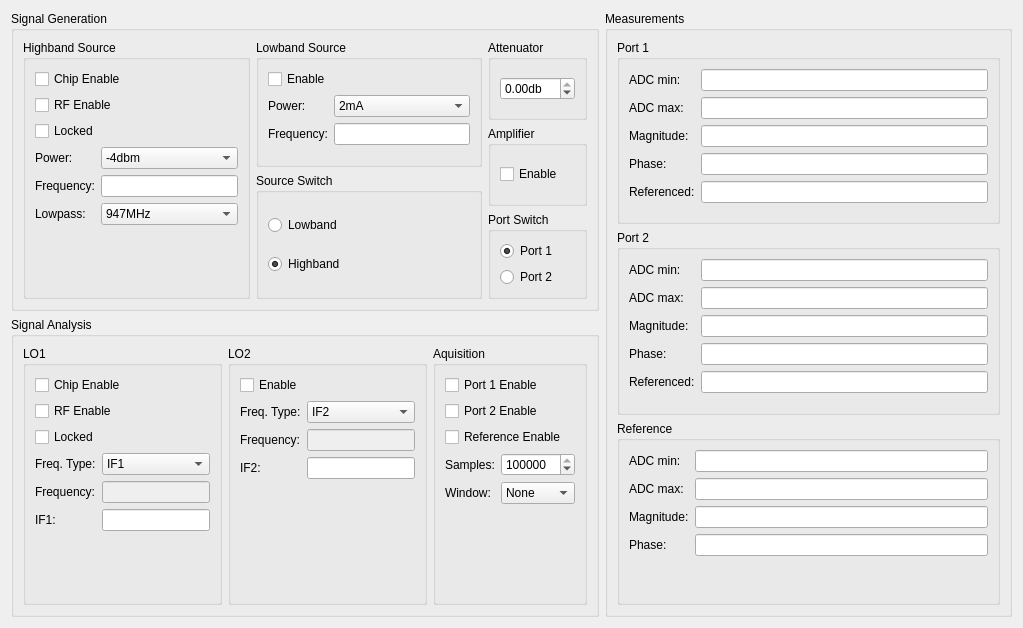
<?xml version="1.0" encoding="UTF-8"?>
<ui version="4.0">
 <class>ManualControlDialog</class>
 <widget class="QDialog" name="ManualControlDialog">
  <property name="windowModality">
   <enum>Qt::ApplicationModal</enum>
  </property>
  <property name="geometry">
   <rect>
    <x>0</x>
    <y>0</y>
    <width>1023</width>
    <height>628</height>
   </rect>
  </property>
  <property name="windowTitle">
   <string>Manual System Control</string>
  </property>
  <layout class="QHBoxLayout" name="horizontalLayout_4">
   <item>
    <layout class="QVBoxLayout" name="verticalLayout_15">
     <item>
      <widget class="QGroupBox" name="groupBox_10">
       <property name="title">
        <string>Signal Generation</string>
       </property>
       <layout class="QVBoxLayout" name="verticalLayout_14">
        <item>
         <layout class="QHBoxLayout" name="horizontalLayout_3">
          <item>
           <layout class="QHBoxLayout" name="horizontalLayout_2">
            <item>
             <widget class="QGroupBox" name="groupBox">
              <property name="title">
               <string>Highband Source</string>
              </property>
              <layout class="QVBoxLayout" name="verticalLayout_10">
               <item>
                <widget class="QCheckBox" name="SourceCE">
                 <property name="text">
                  <string>Chip Enable</string>
                 </property>
                </widget>
               </item>
               <item>
                <widget class="QCheckBox" name="SourceRFEN">
                 <property name="text">
                  <string>RF Enable</string>
                 </property>
                </widget>
               </item>
               <item>
                <widget class="QCheckBox" name="SourceLocked">
                 <property name="enabled">
                  <bool>true</bool>
                 </property>
                 <property name="text">
                  <string>Locked</string>
                 </property>
                </widget>
               </item>
               <item>
                <layout class="QFormLayout" name="formLayout">
                 <item row="0" column="0">
                  <widget class="QLabel" name="label">
                   <property name="text">
                    <string>Power:</string>
                   </property>
                  </widget>
                 </item>
                 <item row="0" column="1">
                  <widget class="QComboBox" name="SourceHighPower">
                   <item>
                    <property name="text">
                     <string>-4dbm</string>
                    </property>
                   </item>
                   <item>
                    <property name="text">
                     <string>-1dbm</string>
                    </property>
                   </item>
                   <item>
                    <property name="text">
                     <string>+2dbm</string>
                    </property>
                   </item>
                   <item>
                    <property name="text">
                     <string>+5dbm</string>
                    </property>
                   </item>
                  </widget>
                 </item>
                 <item row="1" column="0">
                  <widget class="QLabel" name="label_2">
                   <property name="text">
                    <string>Frequency:</string>
                   </property>
                  </widget>
                 </item>
                 <item row="1" column="1">
                  <widget class="SIUnitEdit" name="SourceHighFrequency"/>
                 </item>
                 <item row="2" column="0">
                  <widget class="QLabel" name="label_3">
                   <property name="text">
                    <string>Lowpass:</string>
                   </property>
                  </widget>
                 </item>
                 <item row="2" column="1">
                  <widget class="QComboBox" name="SourceLowpass">
                   <item>
                    <property name="text">
                     <string>947MHz</string>
                    </property>
                   </item>
                   <item>
                    <property name="text">
                     <string>1880MHz</string>
                    </property>
                   </item>
                   <item>
                    <property name="text">
                     <string>3500MHz</string>
                    </property>
                   </item>
                   <item>
                    <property name="text">
                     <string>None</string>
                    </property>
                   </item>
                  </widget>
                 </item>
                </layout>
               </item>
              </layout>
             </widget>
            </item>
            <item>
             <layout class="QVBoxLayout" name="verticalLayout_7">
              <item>
               <widget class="QGroupBox" name="groupBox_2">
                <property name="title">
                 <string>Lowband Source</string>
                </property>
                <layout class="QVBoxLayout" name="verticalLayout_2">
                 <item>
                  <layout class="QVBoxLayout" name="verticalLayout">
                   <item>
                    <widget class="QCheckBox" name="SourceLowEnable">
                     <property name="text">
                      <string>Enable</string>
                     </property>
                    </widget>
                   </item>
                   <item>
                    <layout class="QFormLayout" name="formLayout_2">
                     <item row="0" column="0">
                      <widget class="QLabel" name="label_4">
                       <property name="text">
                        <string>Power:</string>
                       </property>
                      </widget>
                     </item>
                     <item row="0" column="1">
                      <widget class="QComboBox" name="SourceLowPower">
                       <item>
                        <property name="text">
                         <string>2mA</string>
                        </property>
                       </item>
                       <item>
                        <property name="text">
                         <string>4mA</string>
                        </property>
                       </item>
                       <item>
                        <property name="text">
                         <string>6mA</string>
                        </property>
                       </item>
                       <item>
                        <property name="text">
                         <string>8mA</string>
                        </property>
                       </item>
                      </widget>
                     </item>
                     <item row="1" column="0">
                      <widget class="QLabel" name="label_5">
                       <property name="text">
                        <string>Frequency:</string>
                       </property>
                      </widget>
                     </item>
                     <item row="1" column="1">
                      <widget class="SIUnitEdit" name="SourceLowFrequency"/>
                     </item>
                    </layout>
                   </item>
                  </layout>
                 </item>
                </layout>
               </widget>
              </item>
              <item>
               <widget class="QGroupBox" name="groupBox_3">
                <property name="title">
                 <string>Source Switch</string>
                </property>
                <layout class="QVBoxLayout" name="verticalLayout_3">
                 <item>
                  <widget class="QRadioButton" name="SwitchLowband">
                   <property name="text">
                    <string>Lowband</string>
                   </property>
                   <attribute name="buttonGroup">
                    <string notr="true">SourceSwitchGroup</string>
                   </attribute>
                  </widget>
                 </item>
                 <item>
                  <widget class="QRadioButton" name="SwitchHighband">
                   <property name="text">
                    <string>Highband</string>
                   </property>
                   <property name="checked">
                    <bool>true</bool>
                   </property>
                   <attribute name="buttonGroup">
                    <string notr="true">SourceSwitchGroup</string>
                   </attribute>
                  </widget>
                 </item>
                </layout>
               </widget>
              </item>
             </layout>
            </item>
           </layout>
          </item>
          <item>
           <layout class="QVBoxLayout" name="verticalLayout_12">
            <item>
             <widget class="QGroupBox" name="groupBox_4">
              <property name="title">
               <string>Attenuator</string>
              </property>
              <layout class="QVBoxLayout" name="verticalLayout_4">
               <item>
                <widget class="QDoubleSpinBox" name="Attenuator">
                 <property name="suffix">
                  <string>db</string>
                 </property>
                 <property name="minimum">
                  <double>-31.750000000000000</double>
                 </property>
                 <property name="maximum">
                  <double>0.000000000000000</double>
                 </property>
                 <property name="singleStep">
                  <double>0.250000000000000</double>
                 </property>
                </widget>
               </item>
              </layout>
             </widget>
            </item>
            <item>
             <widget class="QGroupBox" name="groupBox_5">
              <property name="title">
               <string>Amplifier</string>
              </property>
              <layout class="QVBoxLayout" name="verticalLayout_11">
               <item>
                <widget class="QCheckBox" name="AmplifierEnable">
                 <property name="text">
                  <string>Enable</string>
                 </property>
                 <property name="checked">
                  <bool>false</bool>
                 </property>
                </widget>
               </item>
              </layout>
             </widget>
            </item>
            <item>
             <widget class="QGroupBox" name="groupBox_6">
              <property name="title">
               <string>Port Switch</string>
              </property>
              <layout class="QVBoxLayout" name="verticalLayout_5">
               <item>
                <widget class="QRadioButton" name="Port1Switch">
                 <property name="text">
                  <string>Port 1</string>
                 </property>
                 <property name="checked">
                  <bool>true</bool>
                 </property>
                 <attribute name="buttonGroup">
                  <string notr="true">PortSwitchGroup</string>
                 </attribute>
                </widget>
               </item>
               <item>
                <widget class="QRadioButton" name="Port2Switch">
                 <property name="text">
                  <string>Port 2</string>
                 </property>
                 <attribute name="buttonGroup">
                  <string notr="true">PortSwitchGroup</string>
                 </attribute>
                </widget>
               </item>
              </layout>
             </widget>
            </item>
           </layout>
          </item>
         </layout>
        </item>
       </layout>
      </widget>
     </item>
     <item>
      <widget class="QGroupBox" name="groupBox_11">
       <property name="title">
        <string>Signal Analysis</string>
       </property>
       <layout class="QVBoxLayout" name="verticalLayout_13">
        <item>
         <layout class="QHBoxLayout" name="horizontalLayout">
          <item>
           <widget class="QGroupBox" name="groupBox_7">
            <property name="title">
             <string>LO1</string>
            </property>
            <layout class="QVBoxLayout" name="verticalLayout_6">
             <item>
              <widget class="QCheckBox" name="LO1CE">
               <property name="text">
                <string>Chip Enable</string>
               </property>
              </widget>
             </item>
             <item>
              <widget class="QCheckBox" name="LO1RFEN">
               <property name="text">
                <string>RF Enable</string>
               </property>
              </widget>
             </item>
             <item>
              <widget class="QCheckBox" name="LO1locked">
               <property name="enabled">
                <bool>true</bool>
               </property>
               <property name="text">
                <string>Locked</string>
               </property>
              </widget>
             </item>
             <item>
              <layout class="QFormLayout" name="formLayout_3">
               <item row="0" column="0">
                <widget class="QLabel" name="label_8">
                 <property name="text">
                  <string>Freq. Type:</string>
                 </property>
                </widget>
               </item>
               <item row="0" column="1">
                <widget class="QComboBox" name="LO1FreqType">
                 <item>
                  <property name="text">
                   <string>IF1</string>
                  </property>
                 </item>
                 <item>
                  <property name="text">
                   <string>Absolute</string>
                  </property>
                 </item>
                </widget>
               </item>
               <item row="1" column="0">
                <widget class="QLabel" name="label_7">
                 <property name="text">
                  <string>Frequency:</string>
                 </property>
                </widget>
               </item>
               <item row="1" column="1">
                <widget class="SIUnitEdit" name="LO1Frequency">
                 <property name="enabled">
                  <bool>false</bool>
                 </property>
                </widget>
               </item>
               <item row="2" column="0">
                <widget class="QLabel" name="label_6">
                 <property name="text">
                  <string>IF1:</string>
                 </property>
                </widget>
               </item>
               <item row="2" column="1">
                <widget class="SIUnitEdit" name="IF1"/>
               </item>
              </layout>
             </item>
            </layout>
           </widget>
          </item>
          <item>
           <widget class="QGroupBox" name="groupBox_8">
            <property name="title">
             <string>LO2</string>
            </property>
            <layout class="QVBoxLayout" name="verticalLayout_9">
             <item>
              <widget class="QCheckBox" name="LO2EN">
               <property name="text">
                <string>Enable</string>
               </property>
              </widget>
             </item>
             <item>
              <layout class="QFormLayout" name="formLayout_4">
               <item row="0" column="0">
                <widget class="QLabel" name="label_9">
                 <property name="text">
                  <string>Freq. Type:</string>
                 </property>
                </widget>
               </item>
               <item row="0" column="1">
                <widget class="QComboBox" name="LO2FreqType">
                 <item>
                  <property name="text">
                   <string>IF2</string>
                  </property>
                 </item>
                 <item>
                  <property name="text">
                   <string>Absolute</string>
                  </property>
                 </item>
                </widget>
               </item>
               <item row="1" column="0">
                <widget class="QLabel" name="label_10">
                 <property name="text">
                  <string>Frequency:</string>
                 </property>
                </widget>
               </item>
               <item row="1" column="1">
                <widget class="SIUnitEdit" name="LO2Frequency">
                 <property name="enabled">
                  <bool>false</bool>
                 </property>
                </widget>
               </item>
               <item row="2" column="0">
                <widget class="QLabel" name="label_11">
                 <property name="text">
                  <string>IF2:</string>
                 </property>
                </widget>
               </item>
               <item row="2" column="1">
                <widget class="SIUnitEdit" name="IF2"/>
               </item>
              </layout>
             </item>
            </layout>
           </widget>
          </item>
          <item>
           <widget class="QGroupBox" name="groupBox_9">
            <property name="title">
             <string>Aquisition</string>
            </property>
            <layout class="QVBoxLayout" name="verticalLayout_8">
             <item>
              <widget class="QCheckBox" name="Port1Enable">
               <property name="text">
                <string>Port 1 Enable</string>
               </property>
              </widget>
             </item>
             <item>
              <widget class="QCheckBox" name="Port2Enable">
               <property name="text">
                <string>Port 2 Enable</string>
               </property>
              </widget>
             </item>
             <item>
              <widget class="QCheckBox" name="RefEnable">
               <property name="text">
                <string>Reference Enable</string>
               </property>
              </widget>
             </item>
             <item>
              <layout class="QFormLayout" name="formLayout_5">
               <item row="0" column="0">
                <widget class="QLabel" name="label_12">
                 <property name="text">
                  <string>Samples:</string>
                 </property>
                </widget>
               </item>
               <item row="0" column="1">
                <widget class="QSpinBox" name="Samples">
                 <property name="minimum">
                  <number>128</number>
                 </property>
                 <property name="maximum">
                  <number>130944</number>
                 </property>
                 <property name="singleStep">
                  <number>128</number>
                 </property>
                 <property name="value">
                  <number>130944</number>
                 </property>
                </widget>
               </item>
               <item row="1" column="0">
                <widget class="QLabel" name="label_15">
                 <property name="text">
                  <string>Window:</string>
                 </property>
                </widget>
               </item>
               <item row="1" column="1">
                <widget class="QComboBox" name="cbWindow">
                 <item>
                  <property name="text">
                   <string>None</string>
                  </property>
                 </item>
                 <item>
                  <property name="text">
                   <string>Kaiser</string>
                  </property>
                 </item>
                 <item>
                  <property name="text">
                   <string>Hann</string>
                  </property>
                 </item>
                 <item>
                  <property name="text">
                   <string>Flat Top</string>
                  </property>
                 </item>
                </widget>
               </item>
              </layout>
             </item>
            </layout>
           </widget>
          </item>
         </layout>
        </item>
       </layout>
      </widget>
     </item>
    </layout>
   </item>
   <item>
    <widget class="QGroupBox" name="groupBox_12">
     <property name="title">
      <string>Measurements</string>
     </property>
     <layout class="QVBoxLayout" name="verticalLayout_16">
      <item>
       <widget class="QGroupBox" name="groupBox_16">
        <property name="title">
         <string>Port 1</string>
        </property>
        <layout class="QVBoxLayout" name="verticalLayout_19">
         <item>
          <layout class="QFormLayout" name="formLayout_9">
           <item row="0" column="0">
            <widget class="QLabel" name="label_25">
             <property name="text">
              <string>ADC min:</string>
             </property>
            </widget>
           </item>
           <item row="0" column="1">
            <widget class="QLineEdit" name="port1min"/>
           </item>
           <item row="1" column="0">
            <widget class="QLabel" name="label_26">
             <property name="text">
              <string>ADC max:</string>
             </property>
            </widget>
           </item>
           <item row="1" column="1">
            <widget class="QLineEdit" name="port1max"/>
           </item>
           <item row="2" column="0">
            <widget class="QLabel" name="label_27">
             <property name="text">
              <string>Magnitude:</string>
             </property>
            </widget>
           </item>
           <item row="2" column="1">
            <widget class="QLineEdit" name="port1mag"/>
           </item>
           <item row="3" column="0">
            <widget class="QLabel" name="label_28">
             <property name="text">
              <string>Phase:</string>
             </property>
            </widget>
           </item>
           <item row="3" column="1">
            <widget class="QLineEdit" name="port1phase"/>
           </item>
           <item row="4" column="0">
            <widget class="QLabel" name="label_13">
             <property name="text">
              <string>Referenced:</string>
             </property>
            </widget>
           </item>
           <item row="4" column="1">
            <widget class="QLineEdit" name="port1referenced"/>
           </item>
          </layout>
         </item>
        </layout>
       </widget>
      </item>
      <item>
       <widget class="QGroupBox" name="groupBox_14">
        <property name="title">
         <string>Port 2</string>
        </property>
        <layout class="QVBoxLayout" name="verticalLayout_17">
         <item>
          <layout class="QFormLayout" name="formLayout_7">
           <item row="0" column="0">
            <widget class="QLabel" name="label_17">
             <property name="text">
              <string>ADC min:</string>
             </property>
            </widget>
           </item>
           <item row="0" column="1">
            <widget class="QLineEdit" name="port2min"/>
           </item>
           <item row="1" column="0">
            <widget class="QLabel" name="label_18">
             <property name="text">
              <string>ADC max:</string>
             </property>
            </widget>
           </item>
           <item row="1" column="1">
            <widget class="QLineEdit" name="port2max"/>
           </item>
           <item row="2" column="0">
            <widget class="QLabel" name="label_19">
             <property name="text">
              <string>Magnitude:</string>
             </property>
            </widget>
           </item>
           <item row="2" column="1">
            <widget class="QLineEdit" name="port2mag"/>
           </item>
           <item row="3" column="0">
            <widget class="QLabel" name="label_20">
             <property name="text">
              <string>Phase:</string>
             </property>
            </widget>
           </item>
           <item row="3" column="1">
            <widget class="QLineEdit" name="port2phase"/>
           </item>
           <item row="4" column="0">
            <widget class="QLabel" name="label_14">
             <property name="text">
              <string>Referenced:</string>
             </property>
            </widget>
           </item>
           <item row="4" column="1">
            <widget class="QLineEdit" name="port2referenced"/>
           </item>
          </layout>
         </item>
        </layout>
       </widget>
      </item>
      <item>
       <widget class="QGroupBox" name="groupBox_15">
        <property name="title">
         <string>Reference</string>
        </property>
        <layout class="QVBoxLayout" name="verticalLayout_18">
         <item>
          <layout class="QFormLayout" name="formLayout_8">
           <item row="0" column="0">
            <widget class="QLabel" name="label_21">
             <property name="text">
              <string>ADC min:</string>
             </property>
            </widget>
           </item>
           <item row="0" column="1">
            <widget class="QLineEdit" name="refmin"/>
           </item>
           <item row="1" column="0">
            <widget class="QLabel" name="label_22">
             <property name="text">
              <string>ADC max:</string>
             </property>
            </widget>
           </item>
           <item row="1" column="1">
            <widget class="QLineEdit" name="refmax"/>
           </item>
           <item row="2" column="0">
            <widget class="QLabel" name="label_23">
             <property name="text">
              <string>Magnitude:</string>
             </property>
            </widget>
           </item>
           <item row="2" column="1">
            <widget class="QLineEdit" name="refmag"/>
           </item>
           <item row="3" column="0">
            <widget class="QLabel" name="label_24">
             <property name="text">
              <string>Phase:</string>
             </property>
            </widget>
           </item>
           <item row="3" column="1">
            <widget class="QLineEdit" name="refphase"/>
           </item>
          </layout>
         </item>
        </layout>
       </widget>
      </item>
     </layout>
    </widget>
   </item>
  </layout>
 </widget>
 <customwidgets>
  <customwidget>
   <class>SIUnitEdit</class>
   <extends>QLineEdit</extends>
   <header>CustomWidgets/siunitedit.h</header>
  </customwidget>
 </customwidgets>
 <resources/>
 <connections/>
 <buttongroups>
  <buttongroup name="PortSwitchGroup"/>
  <buttongroup name="SourceSwitchGroup"/>
 </buttongroups>
</ui>
